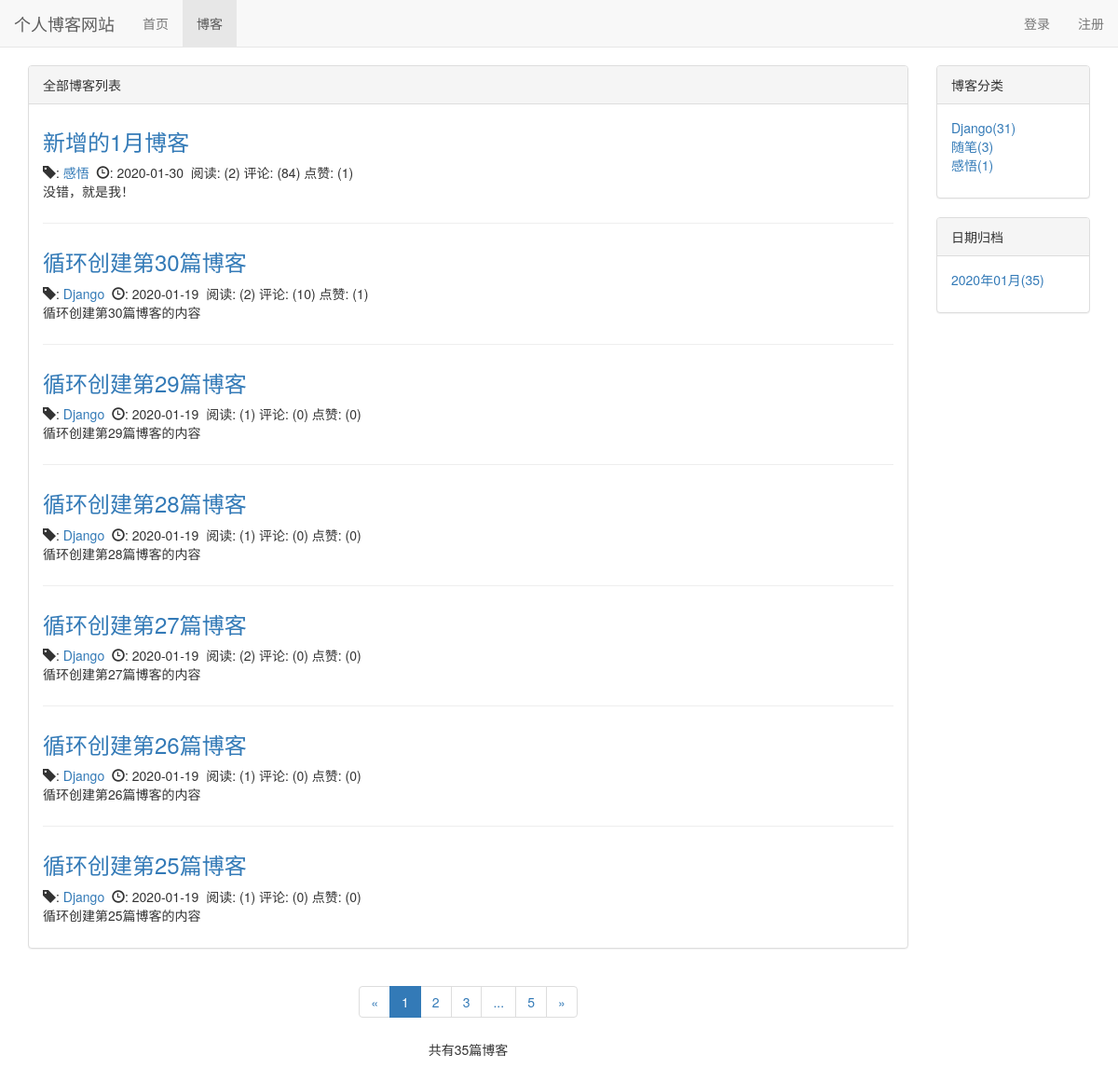
The page /blog/ on the database as committed earlier.
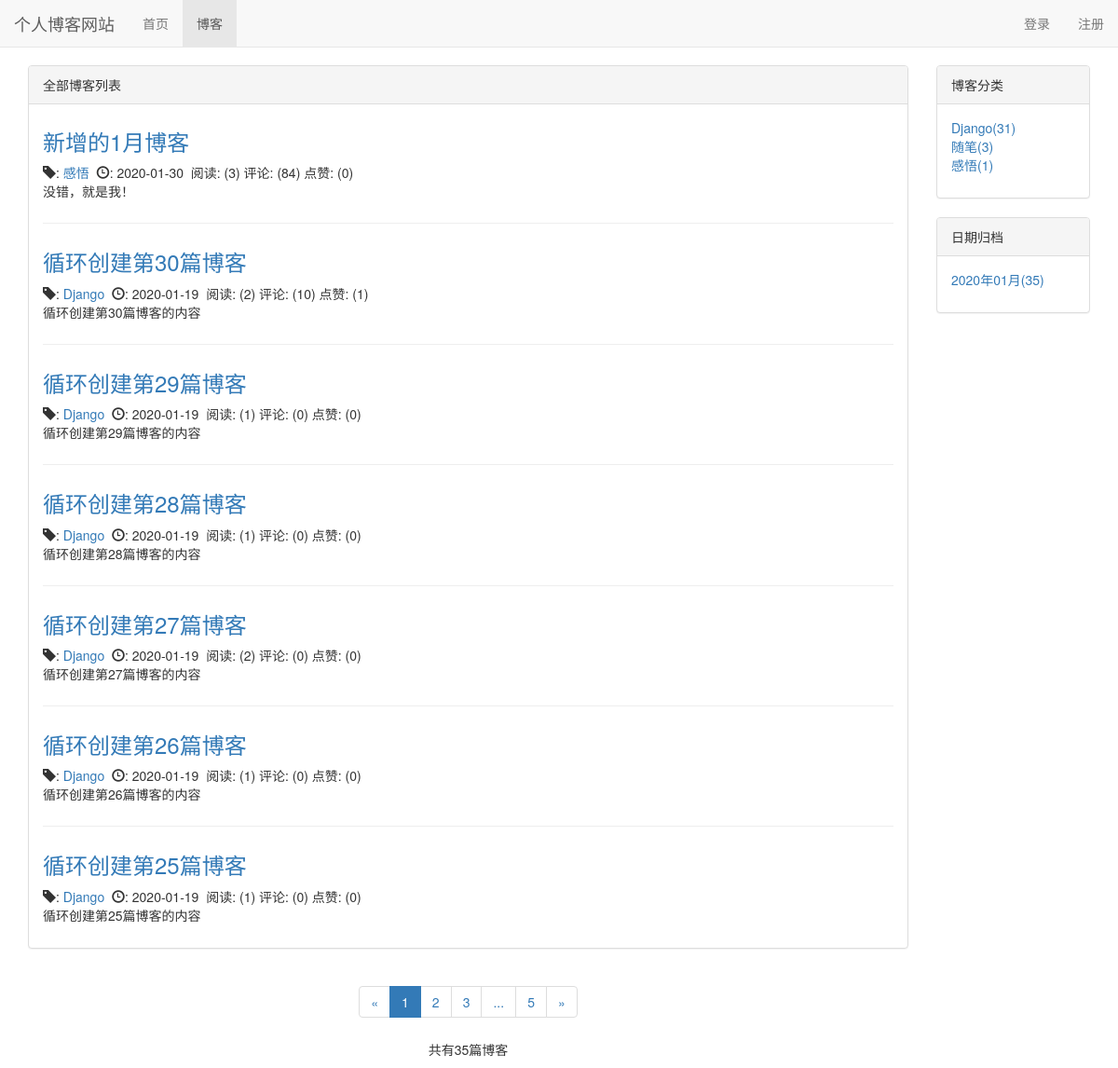
The same page on the database as committed later.
### blog/models.py (models this page shows, shortened)
class Blog(models.Model, ReadNumExpandMethod):
    title = models.CharField(max_length=30)
    blog_type = models.ForeignKey(BlogType, on_delete=models.DO_NOTHING)
    content = MDTextField()
    author = models.ForeignKey(User, on_delete=models.DO_NOTHING)
    read_details = GenericRelation(ReadDetail)
    create_time = models.DateTimeField(auto_now_add=True)
    last_updated_time = models.DateTimeField(auto_now=True)
    class Meta:
        ordering = ['-create_time']

class BlogType(models.Model):
    type_name = models.CharField(max_length=15)
    def __str__(self):
        return self.type_name

### read_statistics/models.py (models this page shows)
class ReadNum(models.Model):
    read_num = models.IntegerField(default=0)
    content_type = models.ForeignKey(ContentType, on_delete=models.DO_NOTHING)
    object_id = models.PositiveIntegerField()
    content_object = GenericForeignKey('content_type', 'object_id')

### likes/models.py (models this page shows)
class LikeCount(models.Model):
    liked_num = models.IntegerField(default=0)
    content_type = models.ForeignKey(ContentType, on_delete=models.DO_NOTHING)
    object_id = models.PositiveIntegerField()
    content_object = GenericForeignKey('content_type', 'object_id')

### blog/views.py (the view)
# urls.py: path('', views.blog_list, name="blog_list"),
def blog_list(request):
    blogs_all_list = Blog.objects.all()
    context = get_blog_list_common_data(request, blogs_all_list)
    return render(request, "blog/blog_list.html", context)

### blog/templatetags/comment_tags.py (called while the page is built)
@register.simple_tag
def get_comment_count(obj):
    content_type = ContentType.objects.get_for_model(obj)
    return Comment.objects.filter(content_type=content_type, object_id=obj.pk).count()

### blog/templatetags/likes_tags.py (called while the page is built)
@register.simple_tag
def get_like_count(obj):
    content_type = ContentType.objects.get_for_model(obj)
    like_count, created = LikeCount.objects.get_or_create(content_type=content_type, object_id=obj.pk)
    return like_count.liked_num

### read_statistics/models.py (called while the page is built)
    def read_num(self):
        try:
            ct = ContentType.objects.get_for_model(self)
            readnum = ReadNum.objects.get(content_type=ct, object_id=self.pk)
            return readnum.read_num
        except exceptions.ObjectDoesNotExist:
            return 0

### user/context_processors.py (called while the page is built)
def login_modal_form(request):
    return {'login_modal_form': LoginForm()}

### blog/templates/blog/blog_list.html (shortened to what the changed rows need)
{% extends 'base.html' %}
{% load staticfiles %}
{% load comment_tags %}
{% load likes_tags %}
{% block header_extends %}<link rel="stylesheet" href="{% static 'blog.css' %}">{% endblock %}
{% block content %}
    <div class="container">
        <div class="row">
            <div class="col-xs-12 col-sm-8 col-md-9 col-lg-10">
                <div class="panel panel-default">
                    <div class="panel-body">
                        {% for blog in page_of_blogs.object_list %}
                            <div class="blog">
                                <h3><a href="{% url 'blog_detail' blog.pk %}">{{ blog.title }}</a></h3>
                                <p class="blog-info">
                                    <span class="glyphicon glyphicon-tag"></span>:
                                    <a href="{% url 'blogs_with_type' blog.blog_type.pk %}">{{ blog.blog_type }}</a>&nbsp;
                                    <span class="glyphicon glyphicon-time"></span>:
                                    {{ blog.create_time|date:"Y-m-d"}}&nbsp;
                                    阅读: ({{ blog.read_num }})
                                    评论: ({% get_comment_count blog %})
                                    点赞: ({% get_like_count blog %})
                                </p>
                                <p>{{ blog.content|truncatechars:120|safe }}</p>
                            </div>
                        {% empty %}
                            <div class="blog">
                                <h3>暂无博客, 敬请期待</h3>
                            </div>
                        {% endfor %}
                    </div>
                </div>
            </div>
        </div>
    </div>
{% endblock %}

Rows that differ between the two databases and show on the page:
changed through a linked row, Blog "新增的1月博客": read_num "2" → "3"; id.liked_num "1" → "0"
